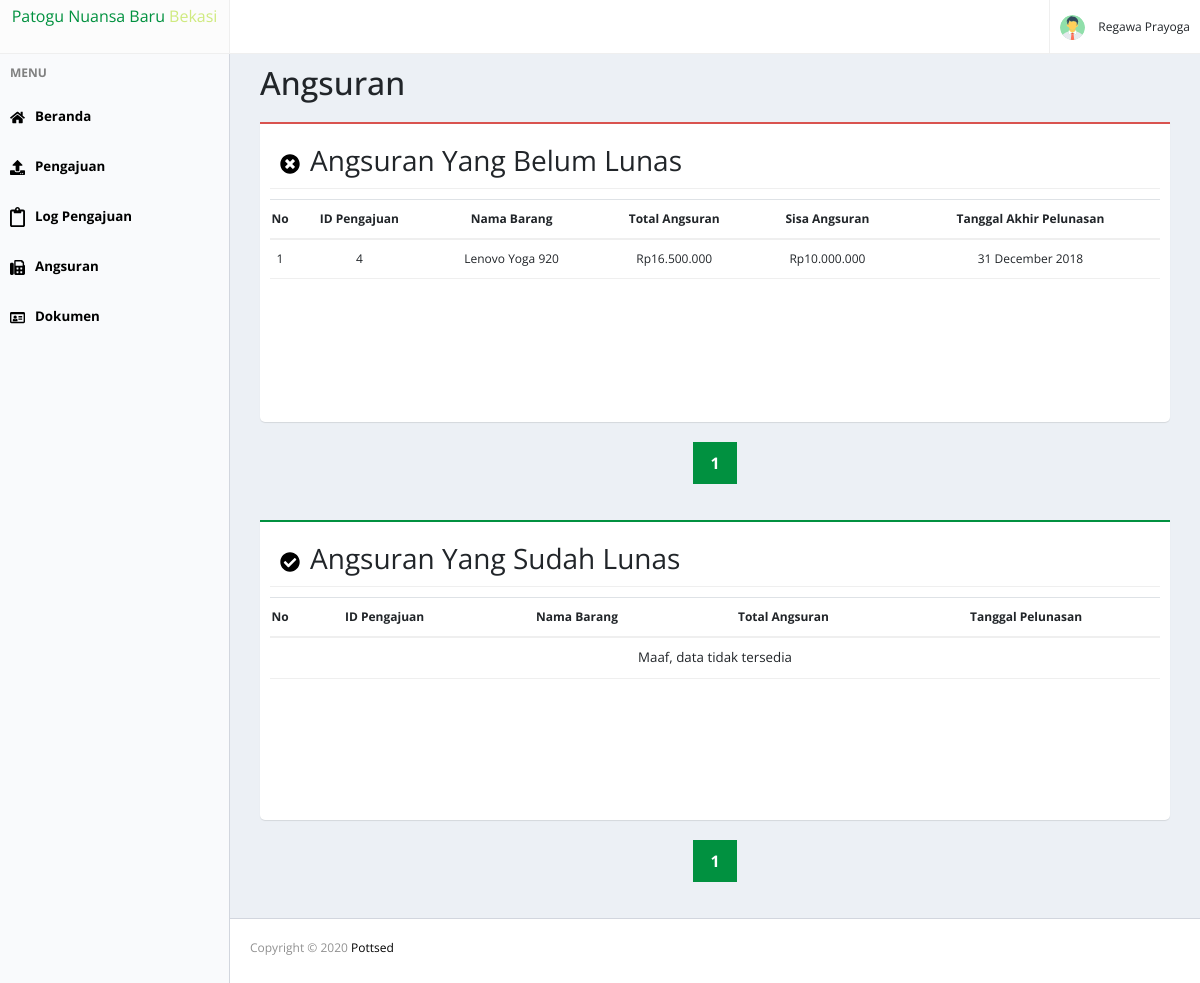
/main.php?page=angsuran (signed in), run on the app's committed database.
### tables this page shows
CREATE TABLE `tbl_anggota` (
  `nik` char(16) NOT NULL,
  `nama` varchar(30) NOT NULL,
  `alamat` text NOT NULL,
  `pekerjaan` varchar(40) NOT NULL,
  `gaji_perbulan` int(9) NOT NULL,
  `persentasi` int(3) NOT NULL DEFAULT '0'
);

CREATE TABLE `tbl_angsuran` (
  `id_angsuran` int(6) NOT NULL,
  `id_transaksi` int(6) NOT NULL,
  `harga_tambahan` int(11) NOT NULL,
  `dp` int(11) NOT NULL DEFAULT '0',
  `tgl_awal` date NOT NULL,
  `tgl_lunas` date DEFAULT NULL
);

CREATE TABLE `tbl_pengajuan` (
  `id_pengajuan` int(6) NOT NULL,
  `tgl_pengajuan` timestamp(6) NULL DEFAULT CURRENT_TIMESTAMP(6),
  `pengaju` char(16) NOT NULL,
  `barang` char(6) NOT NULL,
  `peruntukan` text,
  `jml_angsur` int(2) DEFAULT '0',
  `status` int(1) DEFAULT NULL
);

CREATE TABLE `tbl_barang` (
  `id_barang` char(6) NOT NULL,
  `nama` varchar(50) DEFAULT NULL,
  `kategori` char(4) DEFAULT NULL,
  `perkiraan_harga` int(9) DEFAULT NULL,
  `gambar` varchar(255) DEFAULT NULL,
  `spesifikasi` text
);

### main.php (called while the page is built, shortened)
<?php
	include 'belakang/connect.php';
	include 'link/main.php';
?>

### link/main.php (the view, shortened to what this page needs)
<?php
    if (isset($_SESSION['user'])) {
    $q = mysqli_query($con,"SELECT * FROM tbl_anggota WHERE nik = '$_SESSION[user]'");
    $record = mysqli_fetch_array($q);
    }else{
    	 $record['nama']='Demo';
    }
?>
<!DOCTYPE html>
<html>
  <head>
    <?php include 'link/head.php'; ?>
  </head>
  <body class="cek">
	<div>
		<div class="header-dash">
				<div class="dash-logo">
					<center>
						<div style="padding: 4px;">
							<span style="color: #00913F">Patogu Nuansa Baru</span><span style="color:#CFEA7F"> Bekasi</span>
						</div>
					</center>
				</div>
				<div class="dash-bar" onclick="dropdown()">
					<img src="img/user_pict.svg" class="img">
					<?php
						$exp = explode(" ", $record['nama']);
						echo "$exp[0] ".$exp[sizeof($exp)-1];
					?>
				</div>
		</div>
		<div class="content-dash">
			<?php
				switch($_SESSION['tingkat']){
					case "ANGGOTA":		include "anggota/sidebar.php";	break;
				}
			?>
			<footer class="foot_dash">
			<p>Copyright &copy; <?=date("Y")?> <a href="https://github.com/pottsed">Pottsed</a></p>
			</footer>
		</div>
	</div>
  </body>
</html>

### link/anggota/angsuran.php (shortened to what this page needs)
<div class="main-dash">
	<div class="main-content">
		<div class="main-title">
			<h2>Angsuran</h2>
		</div>
		<div class="content-big red"><h3 class="content-title"><img src="img/times-circle.svg" class="menu-icon" style="width:20px;">Angsuran Yang Belum Lunas</h3>
			<?php
				$batas = 5;
				$sql = "SELECT * FROM tbl_angsuran a
						INNER JOIN tbl_transaksi t ON(t.id_transaksi = a.id_transaksi)
						INNER JOIN tbl_pengajuan p ON(p.id_pengajuan = t.pengajuan)
						WHERE p.pengaju = '$_SESSION[user]' AND t.status = '0'
						";
				$query = mysqli_query($con,$sql);
				$count = mysqli_num_rows($query);
				$pagecount = ceil($count/$batas);
				if(!isset($_GET['p'])){
					$a_page = 1;
				}
				else{
					$a_page = $_GET['p'];
				}
				$mulai = $batas *($a_page-1);
			?>
			<table class="table">
				<tr>
					<th style="width:20px;">No</th>
					<th>ID Pengajuan</th>
					<th>Nama Barang</th>
					<th>Total Angsuran</th>
					<th>Sisa Angsuran</th>
					<th>Tanggal Akhir Pelunasan</th>
				</tr>
				<?php
				$query = mysqli_query($con,"SELECT a.id_angsuran,p.id_pengajuan,b.nama,a.harga_tambahan,a.tgl_lunas FROM tbl_angsuran a
										INNER JOIN tbl_transaksi t ON(t.id_transaksi = a.id_transaksi)
										INNER JOIN tbl_pengajuan p ON(p.id_pengajuan = t.pengajuan)
										INNER JOIN tbl_barang b ON(b.id_barang = p.barang)
										WHERE p.pengaju = '$_SESSION[user]' AND t.status = '0' LIMIT $mulai,$batas");
				$no = 1;
				while ($record = mysqli_fetch_array($query)){
					$q = mysqli_query($con,"SELECT a.dp, (a.harga_tambahan - SUM(d.besar_angsuran)) sisa
							FROM tbl_detail_angsuran d
							INNER JOIN tbl_angsuran a ON(d.id_angsuran = a.id_angsuran)
							WHERE d.id_angsuran = '$record[id_angsuran]' GROUP BY d.id_angsuran");
					$terbayar = 0;
					$dp = 0;
					if($rcd = $q->fetch_array()){
						$terbayar = $rcd['sisa'];
						$dp = $rcd['dp'];
					}
					$tgl = date("d F Y", strtotime($record['tgl_lunas']));
					$total = number_format($record['harga_tambahan'],0,",",".");
					$sisa = number_format(($terbayar-$dp),0,",",".");
					echo "
					<tr>
						<td>$no</td>
						<td>$record[id_pengajuan]</td>
						<td>$record[nama]</td>
						<td>Rp$total</td>
						<td>Rp$sisa</td>
						<td>$tgl</td>
					</tr>
					";
					$no++;
				}
				?>
			</table>
		</div>
		<?php
		echo "
		<div class='paging'>
			<center>
			<div class='paging-content'>";
			for($l=1;$l<=$pagecount;$l++){
				if($l == $a_page){
					echo"
						<a href='angsuran-$l-$_GET[h]' class='active'>$l</a>
					";
				}else{
					echo"
						<a href='angsuran-$l-$_GET[h]'>$l</a>
					";
				}
			}
			echo"
			</div>
			</center>
		</div>
		<div class='clear'></div>
		";
		?>
		<div class="content-big green"><h3 class="content-title"><img src="img/check-circle.svg" class="menu-icon" style="width:20px;">Angsuran Yang Sudah Lunas</h3>
			<?php
				$batas = 5;
				$sql = "SELECT * FROM tbl_angsuran a
						INNER JOIN tbl_transaksi t ON(t.id_transaksi = a.id_transaksi)
						INNER JOIN tbl_pengajuan p ON(p.id_pengajuan = t.pengajuan)
						WHERE p.pengaju = '$_SESSION[user]' AND t.status = '1'
						";
				$query = mysqli_query($con,$sql);
				$count = mysqli_num_rows($query);
				$pagecount = ceil($count/$batas);
				if($pagecount == 0){$pagecount = 1;}
				if(!isset($_GET['h'])){
					$a_page = 1;
				}
				else{
					$a_page = $_GET['h'];
				}
				$mulai = $batas *($a_page-1);
			?>
			<table class="table">
				<tr>
					<th style="width:20px;">No</th>
					<th>ID Pengajuan</th>
					<th>Nama Barang</th>
					<th>Total Angsuran</th>
					<th>Tanggal Pelunasan</th>
				</tr>
				<?php
					$query = mysqli_query($con,"SELECT p.pengaju,p.id_pengajuan,b.nama,a.harga_tambahan,a.tgl_lunas,t.status
											FROM tbl_pengajuan p
											INNER JOIN tbl_barang b ON(b.id_barang = p.barang)
											INNER JOIN tbl_transaksi t ON(t.pengajuan = p.id_pengajuan)
											INNER JOIN tbl_angsuran a ON(a.id_transaksi = t.id_transaksi)
											WHERE p.pengaju = $_SESSION[user] AND t.status = '1' LIMIT $mulai,$batas");
					if(mysqli_num_rows($query) == 0){
						echo "
						<tr>
							<td colspan='5' style='font-size:10pt'>Maaf, data tidak tersedia</td>
						</tr>
						";
					}
				?>
			</table>
		</div>
		<?php
		echo "
		<div class='paging'>
			<center>
			<div class='paging-content'>";
			for($l=1;$l<=$pagecount;$l++){
				if($l == $a_page){
					echo"
						<a href='angsuran-$_GET[p]-$l' class='active'>$l</a>
					";
				}else{
					echo"
						<a href='angsuran-$_GET[p]-$l'>$l</a>
					";
				}
			}
			echo"
			</div>
			</center>
		</div>
		<div class='clear'></div>
		";
		?>
	</div>
</div>

### css/style.css (style rules this page uses)
body { font-family: 'Open Sans','Helvetica Neue',Helvetica,Arial,sans-serif; -webkit-font-smoothing: antialiased; }
th { align-items: center; text-align: center; }
.cek { margin:0px; }
a { color:black; text-decoration:none; }
.active { color:#019140; font-weight:bold; text-decoration: underline 2px; }
footer { padding:30px 0px; background-color:#F5F5F5; color:#7B7B7B; font-size:15px; text-align:center; }
footer p { margin-top:30px; font-size:12px; color:#919191; }
.foot_dash { padding:10px 0px 10px 20px; background-color:#FFF; color:#7B7B7B; font-size:15px; text-align:left; margin-left:230px; border-top:1px solid #D2D6DE; }
.foot_dash p { margin-top:10px; font-size:12px; color:#919191; }
.header-dash { background-color:white; border-bottom : 1px solid #efefef; width:100%; display:flex; justify-content: space-between; position:fixed; }
.dash-logo { width:230px; border-right:1px solid #efefef; }
.dash-bar { padding:0px 10px; border-left:1px solid #efefef; font-size:12px; line-height:53px; min-width:100px; list-style:none; }
.dash-bar img { border-radius:50%; width:25px; height:25px; vertical-align:middle; margin-right:10px; }
.content-dash { width:100%; padding-top:54px; }
.main-dash { padding-left:260px; background-color:#ECF0F5; min-height:500px; padding-top:10px; padding-right:30px; padding-bottom:20px; }
.main-content { width:100%; }
.content-big { min-height:300px; background-color:white; border-bottom-left-radius:5px; border-bottom-right-radius:5px; padding:10px; margin-top:20px; box-shadow: 0 1px 1px rgba(0,0,0,0.1); }
.green { border-top:2px solid #019140; }
.red { border-top:2px solid #d9534f; }
.content-title { border-bottom:1px solid #efefef; padding:10px; margin:0px; font-weight:normal; }
.menu-icon { display:inline; width:15px; margin-right:10px; }
.table { width:100%; border-collapse:collapse; border-spacing:0; margin-top:10px; font-size:12px; }
.table th { padding:10px 0px; border-bottom:2px solid #efefef; }
.table td { padding:10px 0px; border-bottom:1px solid #efefef; text-align:center; }
.paging { box-sizing : border-box; width:100%; padding:10px; margin-top:10px; }
.paging-content { margin:0px auto; display:inline-block; }
.paging-content a { background-color:white; color: black; float: left; padding: 8px 16px; text-decoration: none; transition: background-color .3s; border: 1px solid #ddd; }
.paging-content a.active { background-color: #019140; color: white; border: 1px solid #019140; }

### data on the page
tbl_anggota: nama "Regawa", nama "Prayoga"
tbl_angsuran: tbl_pengajuan.id_pengajuan "4", tbl_barang.nama "Lenovo Yoga 920", harga_tambahan "16.500.000", sisa "10.000.000", tgl_lunas "31 December 2018"
